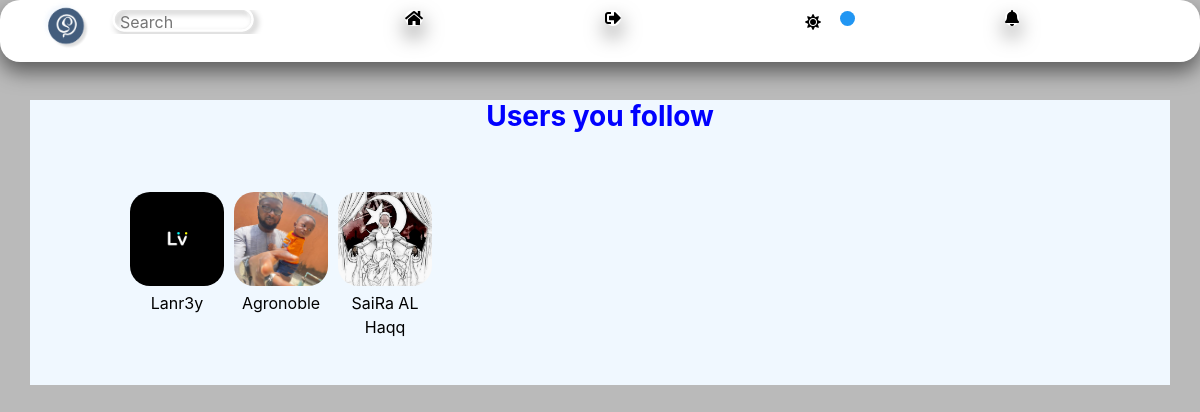
The page /myfollowing (signed in) on the database as committed earlier.
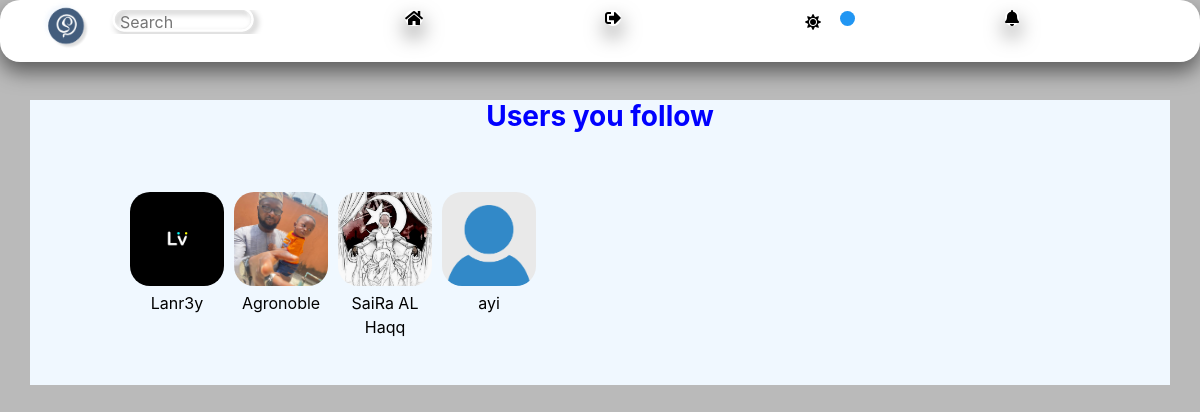
The same page on the database as committed later.
### network/models.py (models this page shows)
class User(AbstractUser):
    profile_pics = models.ImageField(upload_to='profile_pics/', null=True, blank=True)
    phone_number = models.CharField(max_length=20, null=True, blank=True)
    about = models.TextField(null=True, blank=True)

### network/views.py (the view)
# urls.py: path("myfollowing", views.myfollowing, name='myfollowing'),
def myfollowing(request):
    if not request.user.is_authenticated:
        return HttpResponseRedirect(reverse('network_login'))
    user = User.objects.get(pk=request.user.id)
    following = Follow.objects.filter(follower=user).values_list('following', flat=True)
    followers = Follow.objects.filter(following=user).values_list('follower', flat=True)
    following_only = User.objects.filter(id__in=followers).exclude(id__in=following)
    return render(request, "network/myfollowing.html", {"following_only": following_only})

### network/custom_context_processors.py (called while the page is built)
def my_groups_and_joined(request):
    if request.user.is_authenticated:
        my_groups = Group.objects.filter(creator=request.user)
        groups_i_joined = request.user.group_members.all()
    else:
        my_groups = []
        groups_i_joined = []
    return {
        'my_groups': my_groups,
        'groups_i_joined': groups_i_joined,
    }

### network/templates/network/myfollowing.html (shortened to what this page needs)
{% extends 'network/layout.html' %}
{% load static %}
{% block body %}
<div class="container" style="margin-top: 100px; background-color: #f0f8ff; border: 1px solid #ccc; padding-left: 100px; padding-right: 100px; border: none;">
  <h3 style="color: blue;"><strong>Users you follow</strong></h3>
  <div class="image-container">
    {% for friend in following_only %}
      <div class="friend-container">
        {% if friend.profile_pics %}
        <a href="{% url 'profile' friend.id %}">
        <img src="{{ friend.profile_pics.url }}" class="card-img-top" alt="{{ friend.username }}" style="aspect-ratio: 1 / 1; object-fit: cover; border-radius: 20px; margin-top: 50px;">
        <p class="friend-username">{{ friend.username }}</p>
        </a>
        {% else %}
        <a href="{% url 'profile' friend.id %}">
        <img src="media/post_image/nodp.jpg" class="card-img-top" alt="{{ friend.username }}" style="aspect-ratio: 1 / 1; object-fit: cover; border-radius: 20px; margin-top: 50px;">
        <p class="friend-username">{{ friend.username }}</p>
      </a>
        {% endif %}
      </div>
    {% endfor %}
  </div>
</div>
{% endblock %}

### network/templates/network/layout.html (shortened to what this page needs)
{% load static %}
<!DOCTYPE html>
<html lang="en">
<head>
    <link rel="stylesheet" href="https://stackpath.bootstrapcdn.com/bootstrap/4.4.1/css/bootstrap.min.css"
>
    <link href="{% static 'network/styles.css' %}" rel="stylesheet">
    <link rel="stylesheet" href="https://cdnjs.cloudflare.com/ajax/libs/font-awesome/4.7.0/css/font-awesome.min.css">
    <link rel="stylesheet" href="https://cdnjs.cloudflare.com/ajax/libs/font-awesome/5.15.1/css/all.min.css">
</head>
<body class="" id="body">
    {% if request.user.is_authenticated %}
    <div class="container-fluid top-page">
        <div class="row">
            <div class="col-l" style="margin-left: 40px;">
                <a href="{% url 'index' %}">
                <img src="/media/post_image/suqlogo.png" id="index-suqlogo">
            </a>
            </div>
            <div class="col-md-3">
                <div id="searchicon">
                    <form action="{% url 'search' %}" method="get" style="margin-top: 10px;">
                      <input id="search-button" type="text" name="q" placeholder="Search" style="background-image: url('media/post_image/search.png'); background-repeat: no-repeat; background-position: left center; padding-left: 15px; outline: none;">
                    </form>
                  </div>
            </div>
            <div class="col-md-2">
                <a href="{% url 'index' %}">
                <i class="fas fa-home top-page" style="margin-top: 10px;"></i>
            </a>
            </div>
            <div class="col-md-2">
                <a href="{% url 'network_logout' %}">
                <i class="fas fa-sign-out-alt top-page" style="margin-top: 10px;"></i>
                </a>
            </div>
            <div class="col-md-2" style="margin-top: 10px;">
                <p><label class="switch-label">
                    <i id="mode-icon" class="fas fa-sun"></i>
                     <label class="switch">
                       <span class="slider round"></span>
                     </label>
                   </label></p>
            </div>
            <div class="col-md-2">
            <i class="fas fa-bell top-page" style="margin-top: 10px;"></i>
            </div>
        </div>
    </div>
    {% endif %}
        {% block body %}{% endblock %}
</body>
</html>

### network/static/network/styles.css (style rules this page uses)
body { background-color:#BABABA; }
#search-button { border: none; }
#index-suqlogo { border-radius: 50%; width: 50px; }
.top-page { top: 0; background-color: white; color: black; position: fixed; z-index: 1000; box-shadow: 0 10px 20px rgba(0, 0, 0, 0.5); border-radius: 20px; }
* { margin: 0; padding: 0; box-sizing: border-box; }
.switch { position: relative; display: inline-block; width: 60px; height: 20px; margin-left: 10px; }
.slider { position: absolute; cursor: pointer; top: 0; left: 0; right: 0; bottom: 0; background-color: white; transition: 0.4s; border-radius: 34px; }
.slider:before { position: absolute; content: ""; height: 15px; width: 15px; left: 4px; bottom: 4px; background-color: #2196F3; transition: 0.4s; border-radius: 50%; }
.image-container { display: flex; flex-wrap: wrap; gap: 4px; max-width: 100%; max-height: 100%; overflow: hidden; }
a { color: inherit; text-decoration: none; }
.container { display: flex; }

### network/templates/network/myfollowing.html (style rules this page uses)
.container { display: flex; flex-direction: column; align-items: center; }
.image-container { display: flex; flex-wrap: wrap; gap: 10px; }
.friend-container { flex: 1 0 auto; max-width: 10%; text-align: center; margin-bottom: 10px; }
.friend-container img { width: 100%; border-radius: 20px; }
.friend-username { margin-top: 5px; }

Rows that differ between the two databases and show on the page:
added User: username "ayi"
